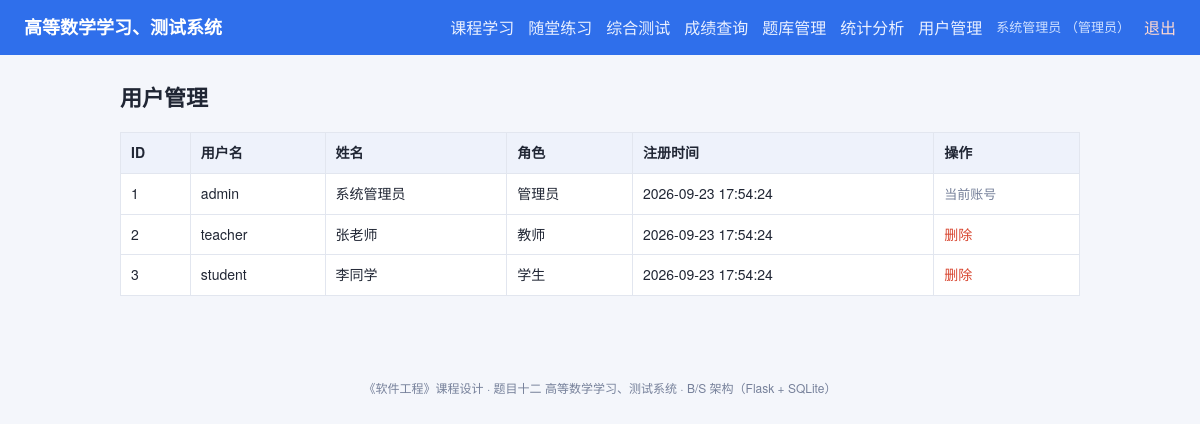
Screenshot of /users (signed in) with the database file from the repository.
### tables this page shows
CREATE TABLE user (
    id            INTEGER PRIMARY KEY AUTOINCREMENT,
    username      TEXT UNIQUE NOT NULL,
    password_hash TEXT NOT NULL,
    role          TEXT NOT NULL DEFAULT 'student',   -- student / teacher / admin
    real_name     TEXT,
    created_at    TEXT DEFAULT (datetime('now','localtime'))
);

### app.py (the view)
    @app.route("/users")
    @roles_required("admin")
    def users():
        db = get_db()
        rows = db.execute("SELECT * FROM user ORDER BY id").fetchall()
        return render_template("users.html", users=rows)

### app.py (called while the page is built)
def current_user():
    if "user_id" not in session:
        return None
    if getattr(g, "_current_user", None) is None:
        row = get_db().execute(
            "SELECT * FROM user WHERE id=?", (session["user_id"],)
        ).fetchone()
        g._current_user = row
    return g._current_user

def roles_required(*roles):
    def deco(view):
        @wraps(view)
        def wrapped(*args, **kwargs):
            user = current_user()
            if user is None:
                flash("请先登录", "warning")
                return redirect(url_for("login"))
            if user["role"] not in roles:
                abort(403)
            return view(*args, **kwargs)
        return wrapped
    return deco

### db.py (called while the page is built)
def get_db():
    if "db" not in g:
        g.db = sqlite3.connect(current_app.config["DATABASE"])
        g.db.row_factory = sqlite3.Row
        g.db.execute("PRAGMA foreign_keys = ON")
    return g.db

### templates/users.html (shortened to what this page needs)
{% extends "base.html" %}
{% block content %}
<h2>用户管理</h2>
<table class="table">
  <thead><tr><th>ID</th><th>用户名</th><th>姓名</th><th>角色</th><th>注册时间</th><th>操作</th></tr></thead>
  <tbody>
  {% for u in users %}
    <tr>
      <td>{{ u['id'] }}</td>
      <td>{{ u['username'] }}</td>
      <td>{{ u['real_name'] or '-' }}</td>
      <td>{% if u['role']=='admin' %}管理员{% elif u['role']=='teacher' %}教师{% else %}学生{% endif %}</td>
      <td>{{ u['created_at'] }}</td>
      <td>
        {% if u['id'] != current_user['id'] %}
          <form method="post" action="{{ url_for('user_delete', uid=u['id']) }}" class="inline"
                onsubmit="return confirm('确定删除该用户吗？');">
            <button type="submit" class="link-danger">删除</button>
          </form>
        {% else %}<span class="muted">当前账号</span>{% endif %}
      </td>
    </tr>
  {% endfor %}
  </tbody>
</table>
{% endblock %}

### templates/base.html (shortened to what this page needs)
<!DOCTYPE html>
<html lang="zh-CN">
<head>
  <link rel="stylesheet" href="{{ url_for('static', filename='style.css') }}">
</head>
<body>
<header class="topbar">
  <div class="brand"><a href="{{ url_for('index') }}">高等数学学习、测试系统</a></div>
  <nav class="nav">
    {% if current_user %}
      <a href="{{ url_for('learning') }}">课程学习</a>
      <a href="{{ url_for('practice') }}">随堂练习</a>
      <a href="{{ url_for('test_form') }}">综合测试</a>
      <a href="{{ url_for('scores') }}">成绩查询</a>
      {% if current_user['role'] in ('teacher', 'admin') %}
        <a href="{{ url_for('questions') }}">题库管理</a>
        <a href="{{ url_for('stats') }}">统计分析</a>
      {% endif %}
      {% if current_user['role'] == 'admin' %}
        <a href="{{ url_for('users') }}">用户管理</a>
      {% endif %}
      <span class="user-info">{{ current_user['real_name'] or current_user['username'] }}
        （{% if current_user['role']=='admin' %}管理员{% elif current_user['role']=='teacher' %}教师{% else %}学生{% endif %}）
      </span>
      <a class="logout" href="{{ url_for('logout') }}">退出</a>
    {% else %}
      <a href="{{ url_for('login') }}">登录</a>
      <a href="{{ url_for('register') }}">注册</a>
    {% endif %}
  </nav>
</header>
<main class="container">
  {% block content %}{% endblock %}
</main>
<footer class="footer">
  《软件工程》课程设计 · 题目十二 高等数学学习、测试系统 · B/S 架构（Flask + SQLite）
</footer>
</body>
</html>

### static/style.css (style rules this page uses)
:root { --primary: #2f6feb; --primary-dark: #1f56c4; --bg: #f4f6fb; --card: #ffffff; --border: #e2e6ef; --text: #202634; --muted: #76809a; --green: #1a9e6a; --red: #d8452f; }
* { box-sizing: border-box; }
body { margin: 0; font-family: "Microsoft YaHei", "PingFang SC", "Helvetica Neue", Arial, sans-serif; background: var(--bg); color: var(--text); line-height: 1.7; }
a { color: var(--primary); text-decoration: none; }
.topbar { display: flex; align-items: center; justify-content: space-between; flex-wrap: wrap; gap: 8px; padding: 12px 24px; background: var(--primary); color: #fff; }
.topbar .brand a { color: #fff; font-size: 18px; font-weight: 700; }
.nav { display: flex; align-items: center; flex-wrap: wrap; gap: 14px; }
.nav a { color: #eaf0ff; }
.nav .user-info { color: #cfe0ff; font-size: 13px; }
.nav .logout { color: #ffd9d0; }
.container { max-width: 1000px; margin: 24px auto; padding: 0 20px 40px; }
h2 { font-size: 22px; margin: 8px 0 16px; }
.muted { color: var(--muted); font-size: 13px; }
.table { width: 100%; border-collapse: collapse; background: var(--card); font-size: 14px; }
.table th, .table td { border: 1px solid var(--border); padding: 8px 10px; text-align: left; vertical-align: top; }
.table th { background: #eef2fb; }
.inline { display: inline; }
.link-danger { background: none; border: none; color: var(--red); cursor: pointer; padding: 0; font-size: 14px; }
.footer { text-align: center; color: var(--muted); font-size: 12px; padding: 18px; }

### rows the page displays
user: real_name "系统管理员", id "1", username "admin", role "管理员", created_at "2026-09-23 17:54:24", shows "当前账号"
user: id "2", username "teacher", real_name "张老师", role "教师", created_at "2026-09-23 17:54:24"
user: id "3", username "student", real_name "李同学", role "学生", created_at "2026-09-23 17:54:24"
